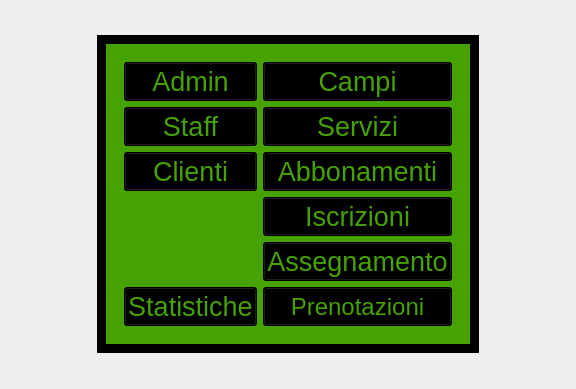
<?xml version="1.0" encoding="UTF-8"?>
<ui version="4.0">
 <class>VistaHome</class>
 <widget class="QWidget" name="VistaHome">
  <property name="windowModality">
   <enum>Qt::NonModal</enum>
  </property>
  <property name="geometry">
   <rect>
    <x>0</x>
    <y>0</y>
    <width>576</width>
    <height>389</height>
   </rect>
  </property>
  <property name="minimumSize">
   <size>
    <width>576</width>
    <height>389</height>
   </size>
  </property>
  <property name="windowTitle">
   <string>Gestore Centro Sportivo PRO</string>
  </property>
  <property name="windowOpacity">
   <double>1.000000000000000</double>
  </property>
  <property name="autoFillBackground">
   <bool>false</bool>
  </property>
  <layout class="QGridLayout" name="gridLayout_2">
   <item row="1" column="0">
    <widget class="QWidget" name="widget" native="true">
     <property name="styleSheet">
      <string notr="true">image: url(:/immagini/sfondo.jpg);</string>
     </property>
     <property name="inputMethodHints">
      <set>Qt::ImhNone</set>
     </property>
     <layout class="QGridLayout" name="gridLayout">
      <item row="0" column="0" alignment="Qt::AlignHCenter|Qt::AlignVCenter">
       <widget class="QWidget" name="widget_3" native="true">
        <property name="styleSheet">
         <string notr="true">background-color: rgb(0, 0, 0);</string>
        </property>
        <layout class="QGridLayout" name="gridLayout_4">
         <item row="0" column="0" alignment="Qt::AlignHCenter|Qt::AlignVCenter">
          <widget class="QWidget" name="widget_4" native="true">
           <property name="styleSheet">
            <string notr="true">background-color: rgb(69, 162, 0);button</string>
           </property>
           <layout class="QGridLayout" name="gridLayout_5">
            <item row="0" column="0" alignment="Qt::AlignHCenter|Qt::AlignVCenter">
             <widget class="QWidget" name="widget_2" native="true">
              <layout class="QGridLayout" name="gridLayout_3">
               <item row="1" column="0">
                <widget class="QPushButton" name="staff_button_2">
                 <property name="sizePolicy">
                  <sizepolicy hsizetype="Minimum" vsizetype="Expanding">
                   <horstretch>0</horstretch>
                   <verstretch>0</verstretch>
                  </sizepolicy>
                 </property>
                 <property name="font">
                  <font>
                   <pointsize>20</pointsize>
                  </font>
                 </property>
                 <property name="styleSheet">
                  <string notr="true">color: rgb(69, 162, 0);
background-color: rgb(0, 0, 0);</string>
                 </property>
                 <property name="text">
                  <string>Staff</string>
                 </property>
                </widget>
               </item>
               <item row="1" column="1">
                <widget class="QPushButton" name="servizi_button_2">
                 <property name="sizePolicy">
                  <sizepolicy hsizetype="Minimum" vsizetype="Expanding">
                   <horstretch>0</horstretch>
                   <verstretch>0</verstretch>
                  </sizepolicy>
                 </property>
                 <property name="font">
                  <font>
                   <pointsize>20</pointsize>
                  </font>
                 </property>
                 <property name="styleSheet">
                  <string notr="true">color: rgb(69, 162, 0);
background-color: rgb(0, 0, 0);</string>
                 </property>
                 <property name="text">
                  <string>Servizi</string>
                 </property>
                </widget>
               </item>
               <item row="0" column="1">
                <widget class="QPushButton" name="campo_button_2">
                 <property name="sizePolicy">
                  <sizepolicy hsizetype="Minimum" vsizetype="Expanding">
                   <horstretch>0</horstretch>
                   <verstretch>0</verstretch>
                  </sizepolicy>
                 </property>
                 <property name="font">
                  <font>
                   <pointsize>20</pointsize>
                  </font>
                 </property>
                 <property name="styleSheet">
                  <string notr="true">color: rgb(69, 162, 0);
background-color: rgb(0, 0, 0);</string>
                 </property>
                 <property name="text">
                  <string>Campi</string>
                 </property>
                </widget>
               </item>
               <item row="7" column="1">
                <widget class="QPushButton" name="prenotazioni_button_2">
                 <property name="sizePolicy">
                  <sizepolicy hsizetype="Minimum" vsizetype="Expanding">
                   <horstretch>0</horstretch>
                   <verstretch>0</verstretch>
                  </sizepolicy>
                 </property>
                 <property name="font">
                  <font>
                   <pointsize>18</pointsize>
                  </font>
                 </property>
                 <property name="styleSheet">
                  <string notr="true">color: rgb(69, 162, 0);
background-color: rgb(0, 0, 0);</string>
                 </property>
                 <property name="text">
                  <string>Prenotazioni</string>
                 </property>
                </widget>
               </item>
               <item row="7" column="0">
                <widget class="QPushButton" name="statistiche_button_2">
                 <property name="sizePolicy">
                  <sizepolicy hsizetype="Minimum" vsizetype="Expanding">
                   <horstretch>0</horstretch>
                   <verstretch>0</verstretch>
                  </sizepolicy>
                 </property>
                 <property name="font">
                  <font>
                   <pointsize>20</pointsize>
                  </font>
                 </property>
                 <property name="styleSheet">
                  <string notr="true">color: rgb(69, 162, 0);
background-color: rgb(0, 0, 0);</string>
                 </property>
                 <property name="text">
                  <string>Statistiche</string>
                 </property>
                </widget>
               </item>
               <item row="2" column="1">
                <widget class="QPushButton" name="abbonamento_button_2">
                 <property name="sizePolicy">
                  <sizepolicy hsizetype="Minimum" vsizetype="Expanding">
                   <horstretch>0</horstretch>
                   <verstretch>0</verstretch>
                  </sizepolicy>
                 </property>
                 <property name="font">
                  <font>
                   <pointsize>20</pointsize>
                  </font>
                 </property>
                 <property name="styleSheet">
                  <string notr="true">color: rgb(69, 162, 0);
background-color: rgb(0, 0, 0);</string>
                 </property>
                 <property name="text">
                  <string>Abbonamenti</string>
                 </property>
                </widget>
               </item>
               <item row="0" column="0">
                <widget class="QPushButton" name="admin_button_2">
                 <property name="sizePolicy">
                  <sizepolicy hsizetype="Minimum" vsizetype="Expanding">
                   <horstretch>0</horstretch>
                   <verstretch>0</verstretch>
                  </sizepolicy>
                 </property>
                 <property name="font">
                  <font>
                   <pointsize>20</pointsize>
                  </font>
                 </property>
                 <property name="autoFillBackground">
                  <bool>false</bool>
                 </property>
                 <property name="styleSheet">
                  <string notr="true">color: rgb(69, 162, 0);
background-color: rgb(0, 0, 0);</string>
                 </property>
                 <property name="text">
                  <string>Admin</string>
                 </property>
                </widget>
               </item>
               <item row="6" column="1">
                <widget class="QPushButton" name="assegnamento_button_2">
                 <property name="sizePolicy">
                  <sizepolicy hsizetype="Minimum" vsizetype="Expanding">
                   <horstretch>0</horstretch>
                   <verstretch>0</verstretch>
                  </sizepolicy>
                 </property>
                 <property name="font">
                  <font>
                   <pointsize>20</pointsize>
                  </font>
                 </property>
                 <property name="styleSheet">
                  <string notr="true">color: rgb(69, 162, 0);
background-color: rgb(0, 0, 0);</string>
                 </property>
                 <property name="text">
                  <string>Assegnamento</string>
                 </property>
                </widget>
               </item>
               <item row="4" column="1">
                <widget class="QPushButton" name="iscrizioni_button_2">
                 <property name="sizePolicy">
                  <sizepolicy hsizetype="Minimum" vsizetype="Expanding">
                   <horstretch>0</horstretch>
                   <verstretch>0</verstretch>
                  </sizepolicy>
                 </property>
                 <property name="font">
                  <font>
                   <pointsize>20</pointsize>
                  </font>
                 </property>
                 <property name="styleSheet">
                  <string notr="true">color: rgb(69, 162, 0);
background-color: rgb(0, 0, 0);</string>
                 </property>
                 <property name="text">
                  <string>Iscrizioni</string>
                 </property>
                </widget>
               </item>
               <item row="2" column="0">
                <widget class="QPushButton" name="clienti_button_2">
                 <property name="sizePolicy">
                  <sizepolicy hsizetype="Minimum" vsizetype="Expanding">
                   <horstretch>0</horstretch>
                   <verstretch>0</verstretch>
                  </sizepolicy>
                 </property>
                 <property name="font">
                  <font>
                   <pointsize>20</pointsize>
                  </font>
                 </property>
                 <property name="styleSheet">
                  <string notr="true">color: rgb(69, 162, 0);
background-color: rgb(0, 0, 0);</string>
                 </property>
                 <property name="text">
                  <string>Clienti</string>
                 </property>
                </widget>
               </item>
              </layout>
             </widget>
            </item>
           </layout>
          </widget>
         </item>
        </layout>
       </widget>
      </item>
     </layout>
    </widget>
   </item>
  </layout>
 </widget>
 <resources/>
 <connections/>
</ui>
